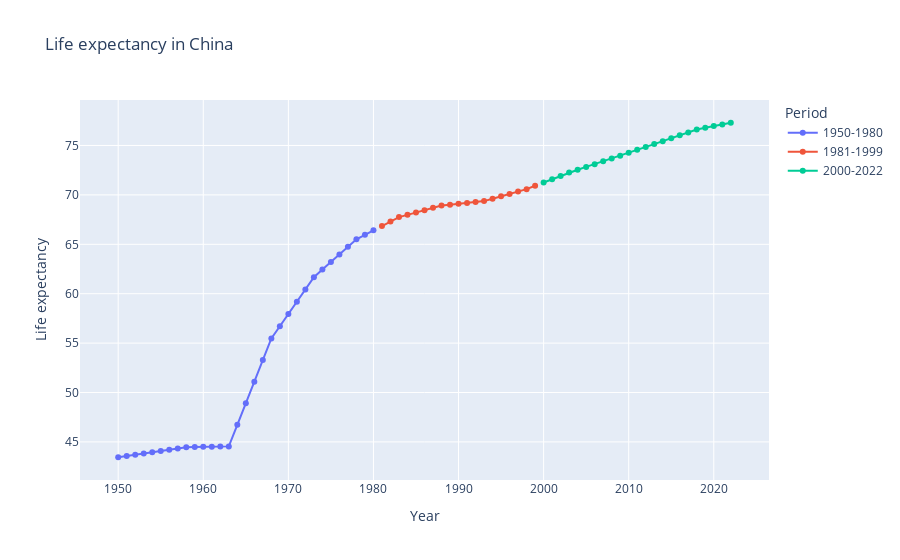

The notebook cell saved with this chart:
### Code cell
figure = px.line(life, x="Year", y="Life expectancy", color="Period", title="Life expectancy in China", markers=True)
figure.show()

### Figure 1 — Plotly figure (JSON) as saved in the notebook; plotly's stock layout.template omitted (floating-point values rounded to 4 significant figures)
{"data": [{"hovertemplate": "Period=1950-1980<br>Year=%{x}<br>Life expectancy=%{y}<extra></extra>", "legendgroup": "1950-1980", "line": {"color": "#636efa", "dash": "solid"}, "marker": {"symbol": "circle"}, "mode": "lines+markers", "name": "1950-1980", "orientation": "h", "showlegend": true, "type": "scatter", "x": [1950, 1951, 1952, 1953, 1954, 1955, 1956, 1957, 1958, 1959, 1960, 1961, 1962, 1963, 1964, 1965, 1966, 1967, 1968, 1969, 1970, 1971, 1972, 1973, 1974, 1975, 1976, 1977, 1978, 1979, 1980], "xaxis": "x", "y": [43.45, 43.57, 43.7, 43.83, 43.96, 44.09, 44.21, 44.34, 44.47, 44.49, 44.5, 44.52, 44.53, 44.55, 46.73, 48.92, 51.1, 53.29, 55.47, 56.71, 57.95, 59.19, 60.43, 61.67, 62.44, 63.21, 63.97, 64.74, 65.51, 65.96, 66.41], "yaxis": "y"}, {"hovertemplate": "Period=1981-1999<br>Year=%{x}<br>Life expectancy=%{y}<extra></extra>", "legendgroup": "1981-1999", "line": {"color": "#EF553B", "dash": "solid"}, "marker": {"symbol": "circle"}, "mode": "lines+markers", "name": "1981-1999", "orientation": "h", "showlegend": true, "type": "scatter", "x": [1981, 1982, 1983, 1984, 1985, 1986, 1987, 1988, 1989, 1990, 1991, 1992, 1993, 1994, 1995, 1996, 1997, 1998, 1999], "xaxis": "x", "y": [66.85, 67.3, 67.75, 67.98, 68.22, 68.45, 68.69, 68.92, 69.01, 69.1, 69.19, 69.28, 69.37, 69.61, 69.85, 70.1, 70.34, 70.58, 70.92], "yaxis": "y"}, {"hovertemplate": "Period=2000-2022<br>Year=%{x}<br>Life expectancy=%{y}<extra></extra>", "legendgroup": "2000-2022", "line": {"color": "#00cc96", "dash": "solid"}, "marker": {"symbol": "circle"}, "mode": "lines+markers", "name": "2000-2022", "orientation": "h", "showlegend": true, "type": "scatter", "x": [2000, 2001, 2002, 2003, 2004, 2005, 2006, 2007, 2008, 2009, 2010, 2011, 2012, 2013, 2014, 2015, 2016, 2017, 2018, 2019, 2020, 2021, 2022], "xaxis": "x", "y": [71.25, 71.59, 71.92, 72.26, 72.54, 72.83, 73.11, 73.4, 73.68, 73.97, 74.26, 74.56, 74.85, 75.14, 75.44, 75.73, 76.03, 76.32, 76.62, 76.79, 76.96, 77.13, 77.3], "yaxis": "y"}], "layout": {"autosize": true, "legend": {"title": {"text": "Period"}, "tracegroupgap": 0}, "title": {"text": "Life expectancy in China"}, "xaxis": {"anchor": "y", "autorange": true, "domain": [0, 1], "range": [1946.0, 2026.0], "title": {"text": "Year"}, "type": "linear"}, "yaxis": {"anchor": "x", "autorange": true, "domain": [0, 1], "range": [40.66, 80.09], "title": {"text": "Life expectancy"}, "type": "linear"}}}
